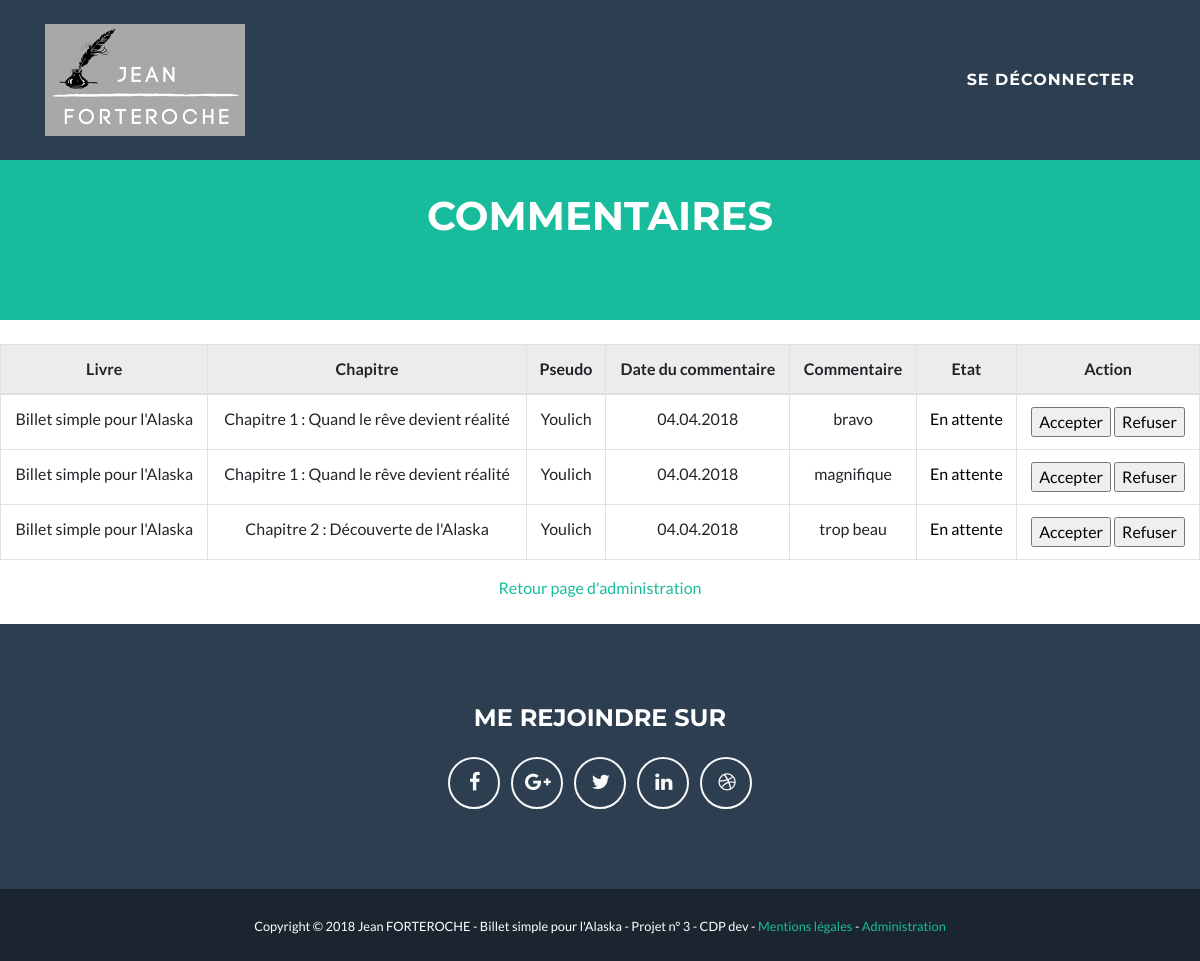
Page /index.php?action=listComments (signed in) on the earlier database version.
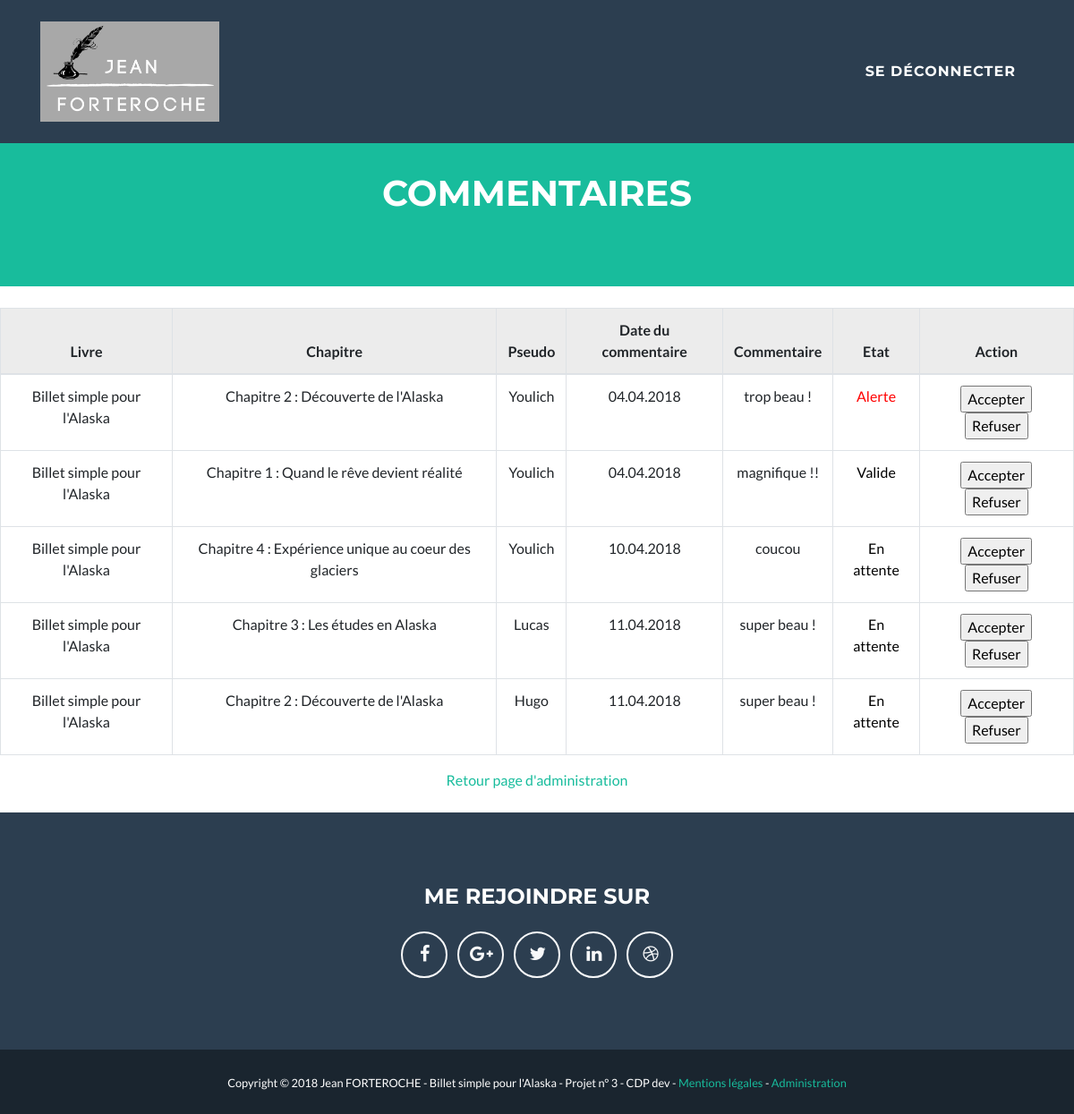
Same page on the later database version.
### tables this page shows
CREATE TABLE IF NOT EXISTS `books` (
  `id` int(11) NOT NULL AUTO_INCREMENT,
  `title` varchar(255) NOT NULL,
  PRIMARY KEY (`id`)
);

CREATE TABLE IF NOT EXISTS `comments` (
  `id` int(11) NOT NULL AUTO_INCREMENT,
  `comment` text NOT NULL,
  `commentDate` datetime NOT NULL,
  `chapterId` int(11) NOT NULL,
  `membreId` int(11) NOT NULL,
  `membrePseudo` varchar(255) NOT NULL,
  `statut` enum('En attente','Valide','Refus','Alerte') NOT NULL,
  PRIMARY KEY (`id`)
);

CREATE TABLE IF NOT EXISTS `chapters` (
  `id` int(11) NOT NULL AUTO_INCREMENT,
  `chapterDate` date DEFAULT NULL,
  `title` varchar(255) DEFAULT NULL,
  `content` text,
  `resum` text,
  `nbcomms` int(11) DEFAULT NULL,
  `bookId` int(11) DEFAULT NULL,
  `imageId` int(11) DEFAULT NULL,
  PRIMARY KEY (`id`)
);

### controler/Backend.php (called while the page is built, shortened)
<?php
require_once('Autoload.php');
Class Backend
{
    public function listComments()
    {
        $commentManager = new CommentManager();
        $comments = $commentManager->getComments();
        require('view/backend/listCommentsView.php');
    }
}

### index.php (called while the page is built, shortened)
<?php
require_once("controler/Autoload.php");
$router = new \router\Router();
$router->diriger();

### model/CommentManager.php (called while the page is built, shortened)
<?php
class CommentManager extends DbConnect
{
    public function getComments()
    {
        $comments = array();
        $db = $this->dbConnect();
        $req = $db->prepare('SELECT * FROM comments ORDER BY statut DESC');
        $req->execute(array());
        while ($data = $req->fetch()) {
            $comment = new Comment();
            $comment->hydrate($data);
            $comments[] = $comment;
            $chapterManager = new ChapterManager();
            $chapter = $chapterManager->getChapter($comment->getChapterId());
            $bookManager = new BooksManager();
            $book = $bookManager->getBook($chapter->getBookId());
        }
        return $comments;
    }
}

### controler/Autoload.php (called while the page is built, shortened)
<?php
class Autoload
{
    static function chargerClass($class)
    {
        $file = str_replace('\\','/',$class);
        $file = ltrim($file,'/');
    }
}

### entity/Comment.php (called while the page is built, shortened)
<?php
class Comment
{
    private $id;
    private $comment;
    private $commentDate;
    private $membrePseudo;
    private $statut;
    private $chapter;
    private $book;
    public function hydrate(array $donnees)
    {
        foreach ($donnees as $key => $value)
        {
            $method = 'set'.ucfirst($key);
        }
    }
    public function getStatut ()
    {
        return $this->statut;
    }
    public function setStatut ($statut)
    {
        $this->statut = $statut;
    }
    public function getId ()
    {
        return $this->id;
    }
    public function setId ($id)
    {
        $this->id = $id;
    }
    public function getComment ()
    {
        return $this->comment;
    }
    public function setComment ($comment)
    {
        $this->comment = $comment;
    }
    public function getCommentDate()
    {
        return $this->commentDate;
    }
    public function setCommentDate ($commentDate)
    {
        $this->commentDate = $commentDate;
    }
    public function getMembrePseudo()
    {
        return $this->membrePseudo;
    }
    public function setMembrePseudo ($membrePseudo)
    {
        $this->membrePseudo = $membrePseudo;
    }
    public function getChapter ()
    {
        return $this->chapter;
    }
    public function setChapter ($chapter)
    {
        $this->chapter = $chapter;
    }
    public function getBook ()
    {
        return $this->book;
    }
    public function setBook ($book)
    {
        $this->book = $book;
    }
}

### model/ChapterManager.php (called while the page is built, shortened)
<?php
class ChapterManager extends DbConnect
{
    public function getChapter ($chapterId)
    {
        $db = $this->dbConnect();
        $req = $db->prepare('SELECT id, title, resum, bookId, content, imageId,  DATE_FORMAT(chapterDate, \'%d/%m/%Y / %HH%imin\') AS chapterDatefr FROM chapters WHERE id = ?');
        $req->execute(array($chapterId));
        while ($data = $req->fetch()) {
            $chapterselect = new Chapter();
            $chapterselect->hydrate($data);
        }
        return $chapterselect;
    }
}

### entity/Chapter.php (called while the page is built, shortened)
<?php
class Chapter
{
    private $title;
    public function hydrate(array $donnees)
    {
        foreach ($donnees as $key => $value)
        {
            $method = 'set'.ucfirst($key);
        }
    }
    public function getTitle()
    {
        return $this->title;
    }
    public function setTitle($title)
    {
        $this->title = $title;
    }
}

### model/BooksManager.php (called while the page is built, shortened)
<?php
class BooksManager extends DbConnect
{
    public function getBook($Id)
    {
        $db = $this->dbConnect();
        $req = $db->prepare('SELECT * FROM books WHERE id = ?');
        $req->execute(array($Id));
        while ($data = $req->fetch()) {
            $book = new Books();
            $book->hydrate($data);
        }
        return $book;
    }
}

### entity/Books.php (called while the page is built, shortened)
<?php
class Books
{
 private $title;
    public function hydrate(array $donnees)
    {
        foreach ($donnees as $key => $value)
        {
            $method = 'set'.ucfirst($key);
        }
    }
    public function getTitle ()
    {
        return $this->title;
    }
    public function setTitle ($title)
    {
        $this->title = $title;
    }
}

### view/backend/listCommentsView.php (the view, shortened to what the rows shown need)
<!DOCTYPE html>
<html lang="fr">
<?php require('HeaderAdmin.php');?>
<header class="bg-primary text-white">
    <div class="container text-center">
        <br/><br/><br/>
        <h1>Commentaires</h1>
        <br/><br/><br/>
    </div>
</header>
<body class="top">
<br/>
<table class="table table-bordered text-center">
    <thead class="thead table-active">
    <tr>
        <th>Livre</th>
        <th>Chapitre</th>
        <th>Pseudo</th>
        <th>Date du commentaire</th>
        <th>Commentaire</th>
        <th>Etat</th>
        <th colspan="2">Action</th>
    </tr>
    </thead>
    <tbody>
<?php
foreach ($comments as $comment)
{
    ?>
            <tr>
                <td>
                    <?php echo $comment->getBook()->getTitle(); ?>
                    </td>
                <td>
                    <?php echo $comment->getChapter()->getTitle(); ?>
                </td>
               <td>
                   <?php echo $comment->getMembrePseudo();?>
               </td>
                <td>
                    <?php $date = date_create($comment->getCommentDate());
                          echo date_format($date,'d.m.Y'); ?>
                </td>
                <td>
                    <?php echo $comment->getComment(); ?>
                </td>
                    <?php $statut = $comment->getStatut();
                    if ($statut == 'Alerte') { ?>
                     <td style="color :red;">
                    <?php echo $comment->getStatut(); ?>
                </td> <?php } else { ?>
                        <td style="color :black;">
                    <?php echo $comment->getStatut(); ?>
                        </td> <?php
                    } ?>
                <td>
                    <a href="index.php?action=approved&amp;id=<?php echo $comment->getId(); ?>"><input type="button" value="Accepter"></a>
                    <a href="index.php?action=refused&amp;id=<?php echo $comment->getId(); ?>"><input type="button" value="Refuser">
                </td>
            </tr>
    <?php
}
?>
</tbody>
</table>
<br/>
</body>
<?php include('view/frontend/Footer.php');?>
</html>

Differences in the rows shown:
removed comments: $comment->getBook()->getTitle() "Billet simple pour l'Alaska", chapterId.title "Chapitre 1 : Quand le rêve devient réalité", membrePseudo "Youlich", commentDate "04.04.2018", comment "bravo", statut "En attente"
changed comments: comment "trop beau" → "trop beau !"; statut "En attente" → "Alerte"; moves up the list
changed comments "Chapitre 1 : Quand le rêve devient réalité": comment "magnifique" → "magnifique !!"; statut "En attente" → "Valide"
added comments: $comment->getBook()->getTitle() "Billet simple pour l'Alaska", chapterId.title "Chapitre 4 : Expérience unique au coeur des glaciers", membrePseudo "Youlich", commentDate "10.04.2018", comment "coucou", statut "En attente"
added comments: $comment->getBook()->getTitle() "Billet simple pour l'Alaska", chapterId.title "Chapitre 3 : Les études en Alaska", membrePseudo "Lucas", commentDate "11.04.2018", comment "super beau !", statut "En attente"
added comments: $comment->getBook()->getTitle() "Billet simple pour l'Alaska", chapterId.title "Chapitre 2 : Découverte de l'Alaska", membrePseudo "Hugo", commentDate "11.04.2018", comment "super beau !", statut "En attente"
